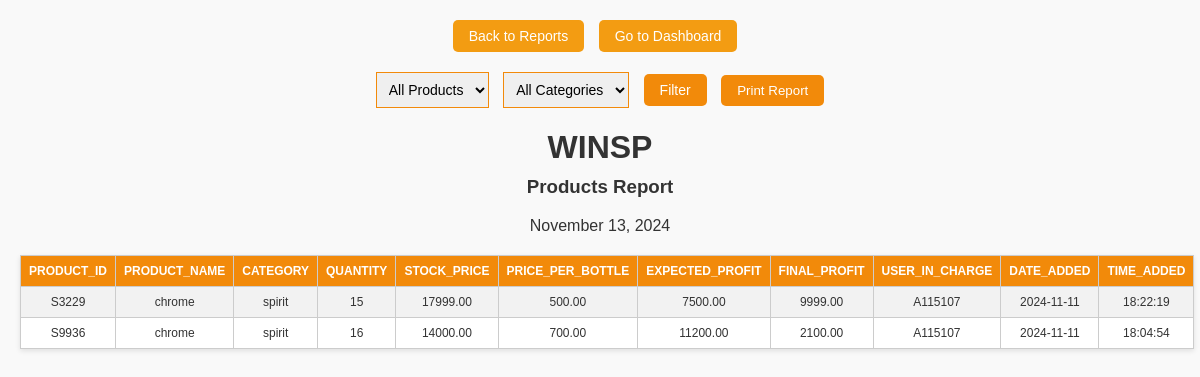
The page /products_report.php on the database its author committed.
### tables this page shows
CREATE TABLE `products` (
  `product_id` varchar(12) NOT NULL,
  `product_name` varchar(100) NOT NULL,
  `category` varchar(50) NOT NULL,
  `quantity` int(11) NOT NULL,
  `stock_price` decimal(10,2) NOT NULL,
  `price_per_bottle` decimal(10,2) NOT NULL,
  `expected_profit` decimal(10,2) DEFAULT NULL,
  `final_profit` decimal(10,2) DEFAULT NULL,
  `user_in_charge` varchar(8) DEFAULT NULL,
  `date_added` date DEFAULT curdate(),
  `time_added` time DEFAULT curtime()
);

### products_report.php (the view, shortened to what this page needs)
<?php
$servername = "localhost";
$dbname = "PROJECTLIGHT";
$dbusername = "root";
$dbpassword = "";
$conn = new mysqli($servername, $dbusername, $dbpassword, $dbname);
$query = "SELECT * FROM products";
$result = mysqli_query($conn, $query);
$fields = [];
if ($result && mysqli_num_rows($result) > 0) {
    $fields = array_keys(mysqli_fetch_assoc($result));
    mysqli_data_seek($result, 0);
}
?>
<!DOCTYPE html>
<html lang="en">
<head>
</head>
<body>
    <div class="nav-buttons">
        <button class="nav-button" onclick="window.location.href='report.php';">Back to Reports</button>
        <button class="nav-button" onclick="window.location.href='admin.php';">Go to Dashboard</button>
    </div>
    <div class="filter-container">
        <form method="post" action="products_report.php">
            <select name="product_name" class="select-product">
                <option value="All">All Products</option>
            </select>
            <select name="category_name" class="select-category">
                <option value="All">All Categories</option>
            </select>
            <button type="submit" class="button">Filter</button>
            <button type="button" class="print-button" onclick="printReport();">Print Report</button>
        </form>
    </div>
    <?php if (mysqli_num_rows($result) > 0): ?>
        <div id="printableArea" style="display:none;">
            <h1>WINSP</h1>
            <h3>Products Report</h3>
            <p><?php echo date("F j, Y"); ?></p>
            <table>
                <tr>
                    <?php foreach ($fields as $field): ?>
                        <th><?php echo strtoupper($field); ?></th>
                    <?php endforeach; ?>
                </tr>
                <?php while ($row = mysqli_fetch_assoc($result)): ?>
                    <tr>
                        <?php foreach ($fields as $field): ?>
                            <td><?php echo $row[$field] ?? 'N/A'; ?></td>
                        <?php endforeach; ?>
                    </tr>
                <?php endwhile; ?>
            </table>
        </div>
    <?php else: ?>
        <p>No products found.</p>
    <?php endif; ?>
</body>
</html>

### products_report.php (style rules this page uses)
body { font-family: Arial, sans-serif; margin: 20px; background-color: #f9f9f9; color: #333; }
h1 { text-align: center; margin-bottom: 10px; }
h3 { text-align: center; margin-top: 0; }
p { text-align: center; }
table { width: 100%; border-collapse: collapse; margin-top: 20px; background-color: #fff; box-shadow: 0 2px 5px rgba(0, 0, 0, 0.1); }
th, td { border: 1px solid #ccc; padding: 8px; text-align: center; font-size: 12px; }
th { background-color: #f28a0a; color: white; }
tr:nth-child(even) { background-color: #f2f2f2; }
.filter-container { display: flex; justify-content: center; margin-bottom: 20px; }
.select-category, .select-product { padding: 8px; margin-right: 10px; font-size: 14px; border: 1px solid #f28a0a; }
.button { padding: 8px 16px; font-size: 14px; cursor: pointer; background-color: #f28a0a; color: white; border: none; border-radius: 5px; margin-right: 10px; }
.print-button { background-color: #f28a0a; color: white; padding: 8px 16px; border: none; border-radius: 5px; }
.nav-buttons { text-align: center; margin-bottom: 20px; }
.nav-button { padding: 8px 16px; font-size: 14px; cursor: pointer; background-color: #f39c12; color: white; border: none; border-radius: 5px; margin-right: 10px; }

### rows shown on the page
products: product_id "S3229", product_name "chrome", category "spirit", quantity "15", stock_price "17999.00", price_per_bottle "500.00", expected_profit "7500.00", final_profit "9999.00", user_in_charge "A115107", date_added "2024-11-11", time_added "18:22:19"
products: product_id "S9936", product_name "chrome", category "spirit", quantity "16", stock_price "14000.00", price_per_bottle "700.00", expected_profit "11200.00", final_profit "2100.00", user_in_charge "A115107", date_added "2024-11-11", time_added "18:04:54"

### other values the page prints
$field "PRODUCT_ID"
$field "PRODUCT_NAME"
$field "CATEGORY"
$field "QUANTITY"
$field "STOCK_PRICE"
$field "PRICE_PER_BOTTLE"
$field "EXPECTED_PROFIT"
$field "FINAL_PROFIT"
$field "USER_IN_CHARGE"
$field "DATE_ADDED"
$field "TIME_ADDED"
